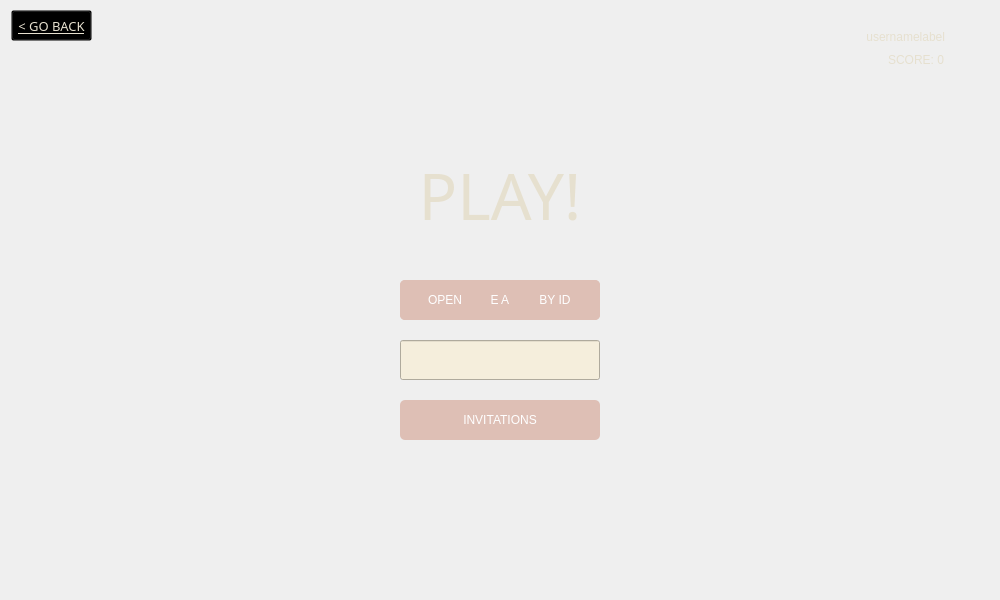
<?xml version="1.0" encoding="UTF-8"?>
<ui version="4.0">
 <class>Dialog</class>
 <widget class="QDialog" name="Dialog">
  <property name="geometry">
   <rect>
    <x>0</x>
    <y>0</y>
    <width>1000</width>
    <height>600</height>
   </rect>
  </property>
  <property name="windowTitle">
   <string>Dialog</string>
  </property>
  <widget class="QWidget" name="bgwidget" native="true">
   <property name="geometry">
    <rect>
     <x>0</x>
     <y>0</y>
     <width>1000</width>
     <height>600</height>
    </rect>
   </property>
   <property name="font">
    <font>
     <underline>false</underline>
    </font>
   </property>
   <property name="styleSheet">
    <string notr="true"/>
   </property>
   <widget class="QLabel" name="playlabel">
    <property name="geometry">
     <rect>
      <x>230</x>
      <y>160</y>
      <width>540</width>
      <height>70</height>
     </rect>
    </property>
    <property name="font">
     <font>
      <family>Century Gothic</family>
      <pointsize>48</pointsize>
      <weight>50</weight>
      <italic>false</italic>
      <bold>false</bold>
     </font>
    </property>
    <property name="styleSheet">
     <string notr="true">color: rgb(230, 224, 207);
font: 48pt &quot;Maiandra GD&quot;;
font: 48pt &quot;MV Boli&quot;;
font: 75 48pt &quot;Segoe Script&quot;;
font: 48pt &quot;Century Gothic&quot;;
</string>
    </property>
    <property name="text">
     <string>PLAY!</string>
    </property>
    <property name="alignment">
     <set>Qt::AlignCenter</set>
    </property>
   </widget>
   <widget class="QPushButton" name="createroombutton">
    <property name="geometry">
     <rect>
      <x>400</x>
      <y>280</y>
      <width>200</width>
      <height>40</height>
     </rect>
    </property>
    <property name="mouseTracking">
     <bool>false</bool>
    </property>
    <property name="styleSheet">
     <string notr="true">QPushButton{
border-radius:5px;
color: rgb(255, 255, 255);
font: 16pt &quot;Century Gothic&quot;;
background-color: rgb(222, 191, 181);
}

QPushButton:hover{
background-color: #b5debf;
}
</string>
    </property>
    <property name="text">
     <string>CREATE A ROOM</string>
    </property>
   </widget>
   <widget class="QPushButton" name="joinroombutton">
    <property name="geometry">
     <rect>
      <x>400</x>
      <y>340</y>
      <width>200</width>
      <height>40</height>
     </rect>
    </property>
    <property name="styleSheet">
     <string notr="true">QPushButton{
border-radius:5px;
color: rgb(255, 255, 255);
font: 16pt &quot;Century Gothic&quot;;
background-color: rgb(222, 191, 181);
}

QPushButton:hover{
background-color: #b5debf;
}
</string>
    </property>
    <property name="text">
     <string>JOIN A ROOM</string>
    </property>
   </widget>
   <widget class="QPushButton" name="invitationbutton">
    <property name="geometry">
     <rect>
      <x>400</x>
      <y>400</y>
      <width>200</width>
      <height>40</height>
     </rect>
    </property>
    <property name="styleSheet">
     <string notr="true">QPushButton{
border-radius:5px;
color: rgb(255, 255, 255);
font: 16pt &quot;Century Gothic&quot;;
background-color: rgb(222, 191, 181);
}

QPushButton:hover{
background-color: #b5debf;
}
</string>
    </property>
    <property name="text">
     <string>INVITATIONS</string>
    </property>
   </widget>
   <widget class="QPushButton" name="createopenbutton">
    <property name="geometry">
     <rect>
      <x>400</x>
      <y>280</y>
      <width>90</width>
      <height>40</height>
     </rect>
    </property>
    <property name="mouseTracking">
     <bool>false</bool>
    </property>
    <property name="toolTip">
     <string/>
    </property>
    <property name="styleSheet">
     <string notr="true">QPushButton{
border-radius:5px;
color: rgb(255, 255, 255);
font: 16pt &quot;Century Gothic&quot;;
background-color: rgb(222, 191, 181);
}

QPushButton:hover{
background-color: #b5debf;
}
</string>
    </property>
    <property name="text">
     <string>OPEN</string>
    </property>
   </widget>
   <widget class="QPushButton" name="createbyidbutton">
    <property name="geometry">
     <rect>
      <x>510</x>
      <y>280</y>
      <width>90</width>
      <height>40</height>
     </rect>
    </property>
    <property name="mouseTracking">
     <bool>false</bool>
    </property>
    <property name="toolTip">
     <string/>
    </property>
    <property name="styleSheet">
     <string notr="true">QPushButton{
border-radius:5px;
color: rgb(255, 255, 255);
font: 16pt &quot;Century Gothic&quot;;
background-color: rgb(222, 191, 181);
}

QPushButton:hover{
background-color: #b5debf;
}
</string>
    </property>
    <property name="text">
     <string>BY ID</string>
    </property>
   </widget>
   <widget class="QPushButton" name="joinopenbutton">
    <property name="geometry">
     <rect>
      <x>400</x>
      <y>340</y>
      <width>90</width>
      <height>40</height>
     </rect>
    </property>
    <property name="mouseTracking">
     <bool>false</bool>
    </property>
    <property name="styleSheet">
     <string notr="true">QPushButton{
border-radius:5px;
color: rgb(255, 255, 255);
font: 16pt &quot;Century Gothic&quot;;
background-color: rgb(222, 191, 181);
}

QPushButton:hover{
background-color: #b5debf;
}
</string>
    </property>
    <property name="text">
     <string>OPEN</string>
    </property>
   </widget>
   <widget class="QPushButton" name="joinbyidbutton">
    <property name="geometry">
     <rect>
      <x>510</x>
      <y>340</y>
      <width>90</width>
      <height>40</height>
     </rect>
    </property>
    <property name="mouseTracking">
     <bool>false</bool>
    </property>
    <property name="styleSheet">
     <string notr="true">QPushButton{
border-radius:5px;
color: rgb(255, 255, 255);
font: 16pt &quot;Century Gothic&quot;;
background-color: rgb(222, 191, 181);
}

QPushButton:hover{
background-color: #b5debf;
}
</string>
    </property>
    <property name="text">
     <string>BY ID</string>
    </property>
   </widget>
   <widget class="QPushButton" name="closecreatebutton">
    <property name="geometry">
     <rect>
      <x>610</x>
      <y>285</y>
      <width>30</width>
      <height>30</height>
     </rect>
    </property>
    <property name="font">
     <font>
      <family>MS Shell Dlg 2</family>
      <pointsize>14</pointsize>
      <weight>50</weight>
      <italic>false</italic>
      <bold>false</bold>
      <underline>true</underline>
     </font>
    </property>
    <property name="styleSheet">
     <string notr="true">QPushButton{
border-radius: 5px;
background-color:transparent;
}

QPushButton:hover{
background-color:rgba(225,225,225,30);
}</string>
    </property>
    <property name="text">
     <string/>
    </property>
    <property name="icon">
     <iconset>
      <normaloff>../pictures/X2.png</normaloff>../pictures/X2.png</iconset>
    </property>
    <property name="iconSize">
     <size>
      <width>25</width>
      <height>25</height>
     </size>
    </property>
   </widget>
   <widget class="QPushButton" name="closejoinbutton">
    <property name="geometry">
     <rect>
      <x>610</x>
      <y>345</y>
      <width>30</width>
      <height>30</height>
     </rect>
    </property>
    <property name="font">
     <font>
      <family>MS Shell Dlg 2</family>
      <pointsize>14</pointsize>
      <weight>50</weight>
      <italic>false</italic>
      <bold>false</bold>
      <underline>true</underline>
     </font>
    </property>
    <property name="styleSheet">
     <string notr="true">QPushButton{
border-radius: 5px;
background-color:transparent;
}

QPushButton:hover{
background-color:rgba(225,225,225,30);
}</string>
    </property>
    <property name="text">
     <string/>
    </property>
    <property name="icon">
     <iconset>
      <normaloff>../pictures/X2.png</normaloff>../pictures/X2.png</iconset>
    </property>
    <property name="iconSize">
     <size>
      <width>25</width>
      <height>25</height>
     </size>
    </property>
   </widget>
   <widget class="QLabel" name="usernamelabel">
    <property name="geometry">
     <rect>
      <x>745</x>
      <y>25</y>
      <width>200</width>
      <height>23</height>
     </rect>
    </property>
    <property name="styleSheet">
     <string notr="true">color: rgb(117, 104, 104);
font: 14pt &quot;Century Gothic&quot;;
color: rgb(230, 224, 207);
</string>
    </property>
    <property name="text">
     <string>usernamelabel</string>
    </property>
    <property name="alignment">
     <set>Qt::AlignRight|Qt::AlignTrailing|Qt::AlignVCenter</set>
    </property>
   </widget>
   <widget class="QLabel" name="scorelabel">
    <property name="geometry">
     <rect>
      <x>744</x>
      <y>50</y>
      <width>200</width>
      <height>20</height>
     </rect>
    </property>
    <property name="styleSheet">
     <string notr="true">color: rgb(117, 104, 104);
font: 14pt &quot;MS Shell Dlg 2&quot;;
font: 13pt &quot;Century Gothic&quot;;
color: rgb(230, 224, 207);
</string>
    </property>
    <property name="text">
     <string>SCORE: 0</string>
    </property>
    <property name="alignment">
     <set>Qt::AlignRight|Qt::AlignTrailing|Qt::AlignVCenter</set>
    </property>
   </widget>
   <widget class="QPushButton" name="gobackbutton">
    <property name="geometry">
     <rect>
      <x>11</x>
      <y>10</y>
      <width>81</width>
      <height>31</height>
     </rect>
    </property>
    <property name="font">
     <font>
      <family>Century Gothic</family>
      <pointsize>10</pointsize>
      <weight>50</weight>
      <italic>false</italic>
      <bold>false</bold>
      <underline>true</underline>
     </font>
    </property>
    <property name="styleSheet">
     <string notr="true">color: rgb(230, 224, 207);
font: 10pt &quot;Century Gothic&quot;;
background-color:rgba(0,0,0,0);</string>
    </property>
    <property name="text">
     <string>&lt; GO BACK</string>
    </property>
   </widget>
   <widget class="QPushButton" name="sendidbutton">
    <property name="geometry">
     <rect>
      <x>640</x>
      <y>345</y>
      <width>30</width>
      <height>30</height>
     </rect>
    </property>
    <property name="font">
     <font>
      <family>MS Shell Dlg 2</family>
      <pointsize>14</pointsize>
      <weight>50</weight>
      <italic>false</italic>
      <bold>false</bold>
      <underline>true</underline>
     </font>
    </property>
    <property name="styleSheet">
     <string notr="true">QPushButton{
border-radius: 5px;
background-color:transparent;
}

QPushButton:hover{
background-color:rgba(225,225,225,30);
}</string>
    </property>
    <property name="text">
     <string/>
    </property>
    <property name="icon">
     <iconset>
      <normaloff>../pictures/checkmark.png</normaloff>../pictures/checkmark.png</iconset>
    </property>
    <property name="iconSize">
     <size>
      <width>27</width>
      <height>27</height>
     </size>
    </property>
   </widget>
   <widget class="QLineEdit" name="idfield">
    <property name="geometry">
     <rect>
      <x>400</x>
      <y>340</y>
      <width>200</width>
      <height>40</height>
     </rect>
    </property>
    <property name="styleSheet">
     <string notr="true">background-color: rgb(245, 238, 220);
font: 13pt &quot;MS Shell Dlg 2&quot;;</string>
    </property>
   </widget>
   <widget class="QLabel" name="errorlabel">
    <property name="geometry">
     <rect>
      <x>330</x>
      <y>380</y>
      <width>340</width>
      <height>20</height>
     </rect>
    </property>
    <property name="styleSheet">
     <string notr="true">font: 10pt &quot;MS Shell Dlg 2&quot;;
color: rgb(255, 0, 4);</string>
    </property>
    <property name="text">
     <string/>
    </property>
    <property name="alignment">
     <set>Qt::AlignHCenter|Qt::AlignTop</set>
    </property>
   </widget>
   <widget class="QLabel" name="backgroundlabel">
    <property name="geometry">
     <rect>
      <x>0</x>
      <y>0</y>
      <width>1000</width>
      <height>600</height>
     </rect>
    </property>
    <property name="text">
     <string/>
    </property>
    <property name="pixmap">
     <pixmap>../pictures/background.png</pixmap>
    </property>
   </widget>
   <zorder>backgroundlabel</zorder>
   <zorder>playlabel</zorder>
   <zorder>createroombutton</zorder>
   <zorder>joinroombutton</zorder>
   <zorder>invitationbutton</zorder>
   <zorder>createopenbutton</zorder>
   <zorder>createbyidbutton</zorder>
   <zorder>joinopenbutton</zorder>
   <zorder>joinbyidbutton</zorder>
   <zorder>closecreatebutton</zorder>
   <zorder>closejoinbutton</zorder>
   <zorder>usernamelabel</zorder>
   <zorder>scorelabel</zorder>
   <zorder>gobackbutton</zorder>
   <zorder>sendidbutton</zorder>
   <zorder>idfield</zorder>
   <zorder>errorlabel</zorder>
  </widget>
 </widget>
 <resources/>
 <connections/>
</ui>
